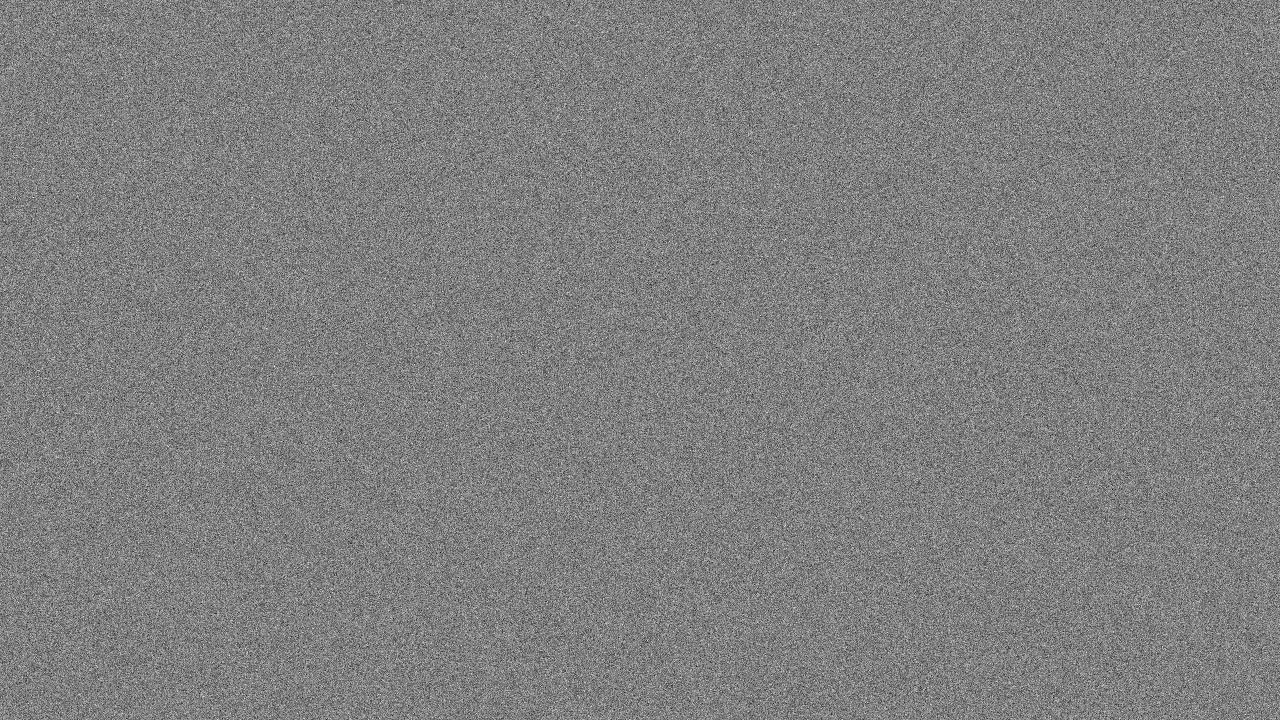
#> input picture examples/lab4/lab04-main/lab04/noise_image.jpg, 1280 x 720 px
$ python H.py
#> lines starting #> are read from the running program, lines starting #| are printed output that depends on the picture; pictures that were not available may be replaced by others from this repository, and a replacement may not be noted
import cv2
import numpy as np

# Load images
noise_image = cv2.imread('noise_image.jpg', cv2.IMREAD_GRAYSCALE)
#> noise_image is the input picture: shape (720, 1280); min 0, max 255, mean 127.4
l_channel_image = cv2.imread('l_channel_image.jpg', cv2.IMREAD_GRAYSCALE)
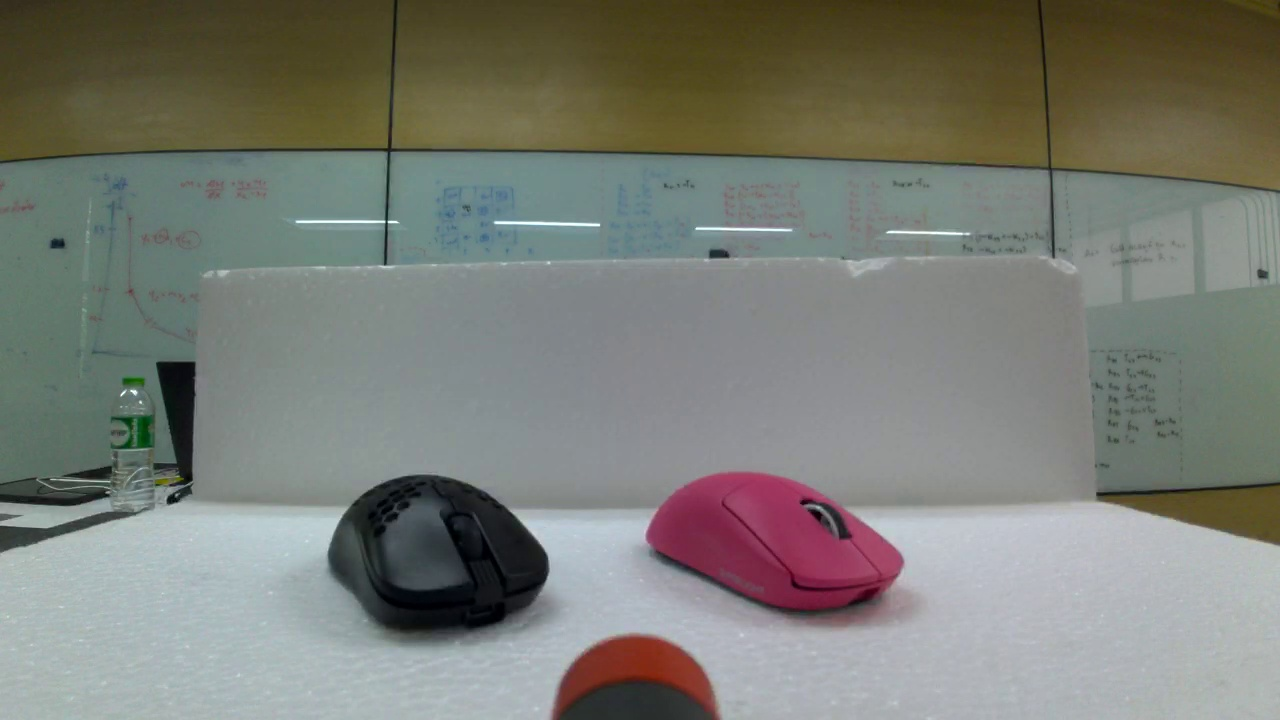
#> input picture examples/lab4/lab04-main/lab04/captured_image.jpg, 1280 x 720 px, given in place of l_channel_image.jpg, which was not available
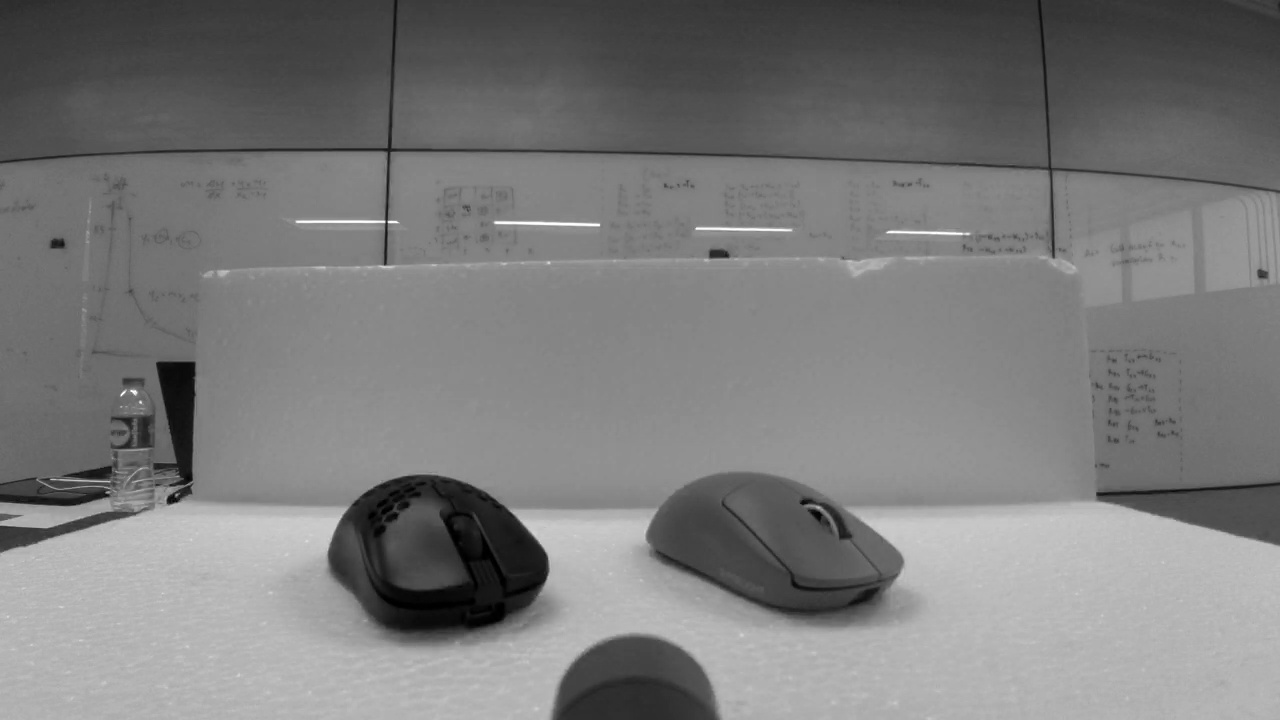
#> l_channel_image: shape (720, 1280); min 0, max 255, mean 123

# Rescale L-channel image to match the dimensions of the noise image
l_channel_image_rescaled = cv2.resize(l_channel_image, (noise_image.shape[1], noise_image.shape[0]))

# Combine images (example: averaging the pixel values)
combined_image = cv2.addWeighted(noise_image, 0.5, l_channel_image_rescaled, 0.5, 0)
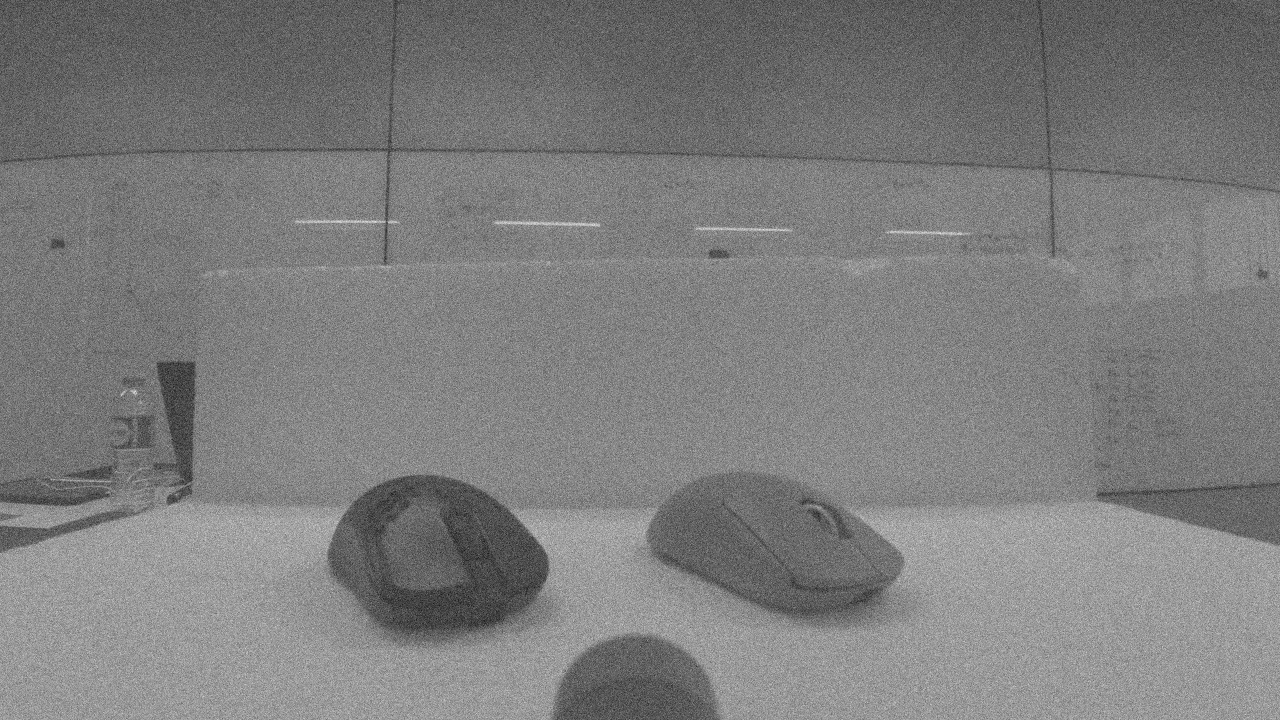
#> combined_image: shape (720, 1280); min 22, max 234, mean 125.2

# Display the result
cv2.imshow('Combined Image', combined_image)
cv2.waitKey(0)
cv2.destroyAllWindows()
